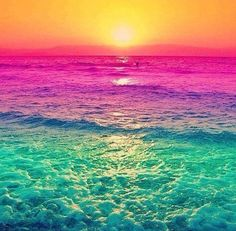
#> input picture water.jpg, 236 x 231 px
$ python filtergram.py
#> lines starting #> are read from the running program, lines starting #| are printed output that depends on the picture
### filters.py
from PIL import Image
import math

def load_img(filename):
#> called with filename = 'water.jpg'
    img = Image.open(filename)
#> img is the input picture: PIL image 236x231 RGB; mean R, G, B 152.6, 135.8, 128.9
    return img

def show_img(open_filename):
    open_filename.show()

def save_img(open_filename, save_as):
    open_filename.save(save_as)

# [18 lines left out: function obama_self, not called in this run]

def gray_circle(open_filename, radius):
#> called with radius = 100
    middle_pixel = (int(round(open_filename.width/2)),
                    int(round(open_filename.height/2)))
#> middle_pixel = (118, 116)

    for x in range(open_filename.width):
        for y in range(open_filename.height):

            distance_m = math.sqrt(math.pow(x - middle_pixel[0], 2) +
                    math.pow(y - middle_pixel[1], 2))


            if distance_m > radius:
                grey = 0
                for i in open_filename.getpixel((x, y)):
                    grey += i
                grey //= 3
                open_filename.putpixel((x, y), (grey, grey, grey))

            else:
                pixel_red = open_filename.getpixel((x, y))[0]
                pixel_green  = open_filename.getpixel((x, y))[1]
                pixel_blue  = open_filename.getpixel((x, y))[2]

                if (pixel_red + 30 < 255 and pixel_blue + 30 < 255 and
                pixel_green + 30 < 255):
                    open_filename.putpixel((x, y), (pixel_red + 30,
                                                    pixel_green + 30,
                                                    pixel_blue + 30))
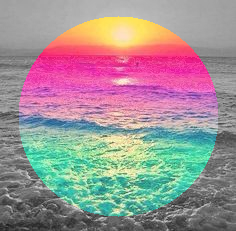
#> open_filename: PIL image 236x231 RGB; mean R, G, B 160, 145.2, 148.6

### filtergram.py
from filters import *

def main():
    img = load_img("water.jpg")
    show_img(img)
    input()
    gray_circle(img, 100)
    show_img(img)
#> (the run stopped early here; a loop or call above may not have finished)
